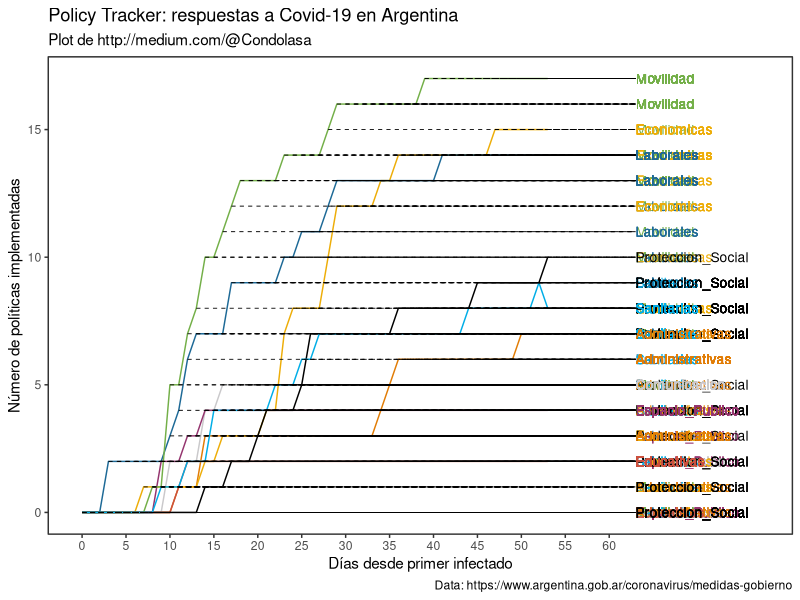

Generate this figure with R:
# Cargar libraries
library(readr)
library(ggplot2)
library(gganimate)

# Cargar dataset
dataset <- read_delim("dataset.csv", ";", 
                      escape_double = FALSE,
                      trim_ws = TRUE)

# Crear plot. Ajustar valores en rows 19, 21, 23 & 24.
# Pueden personalizarse también los códigos de colores de row 27.
p <- ggplot(
  dataset,
  aes(Dia, No_Politicas, color = factor(Tipo))
) +
  theme_test() +
  geom_line(size = 0.5) +
  geom_segment(aes(xend = 63, yend = No_Politicas, group = Tipo),
               linetype = "dashed", size = 0.3, colour = "black") +
  geom_text(size = 3.5, aes(x = 63, label = Tipo, size = 5), hjust = 0) +
  guides(color = FALSE) +
  scale_x_continuous(breaks = seq(0, 63, by = 5),
                     limits = c(0, 77))+
  xlab("")+
  ylab("")+
  scale_color_manual(values=c('#E17C05', '#cac9cb', '#edad08', '#cc503e', '#94346e', '#1d6996', '#73af48', '#000000', '#00ade6')) +
  coord_cartesian(clip = 'off') +
  ggtitle("Policy Tracker: respuestas a Covid-19 en Argentina", "Plot de http://medium.com/@Condolasa"
) +
  labs(x = "Días desde primer infectado", y = "Número de políticas implementadas", caption = "Data: https://www.argentina.gob.ar/coronavirus/medidas-gobierno") +
  theme(legend.position = "none")

# Run the plot
p

# Crear animación
p + 
    geom_point(size = 2.5) +
    transition_reveal(Dia)
